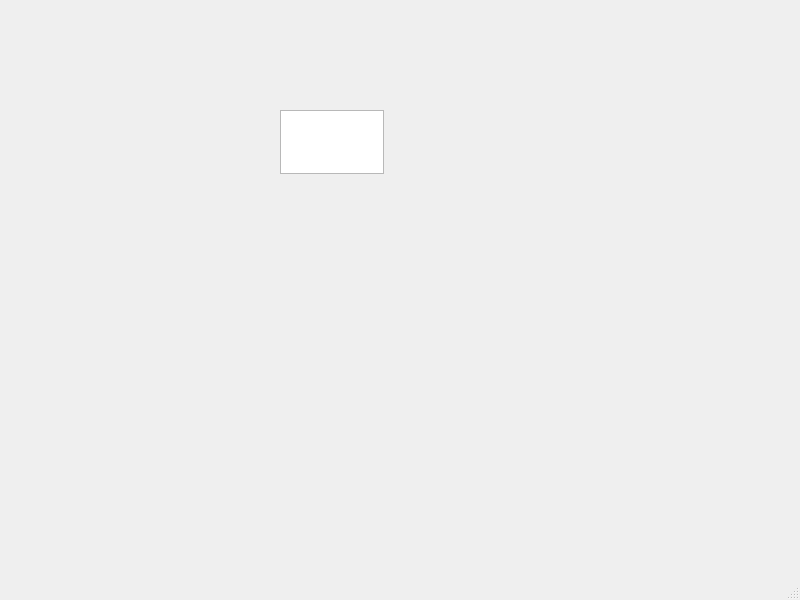
<?xml version="1.0" encoding="UTF-8"?>
<ui version="4.0">
 <class>Notepad</class>
 <widget class="QMainWindow" name="Notepad">
  <property name="geometry">
   <rect>
    <x>0</x>
    <y>0</y>
    <width>800</width>
    <height>600</height>
   </rect>
  </property>
  <property name="windowTitle">
   <string>Notepad</string>
  </property>
  <widget class="QWidget" name="centralwidget">
   <widget class="QTextEdit" name="textEdit">
    <property name="geometry">
     <rect>
      <x>280</x>
      <y>110</y>
      <width>104</width>
      <height>64</height>
     </rect>
    </property>
   </widget>
  </widget>
  <widget class="QMenuBar" name="menubar">
   <property name="geometry">
    <rect>
     <x>0</x>
     <y>0</y>
     <width>800</width>
     <height>17</height>
    </rect>
   </property>
  </widget>
  <widget class="QStatusBar" name="statusbar"/>
 </widget>
 <resources/>
 <connections/>
</ui>
